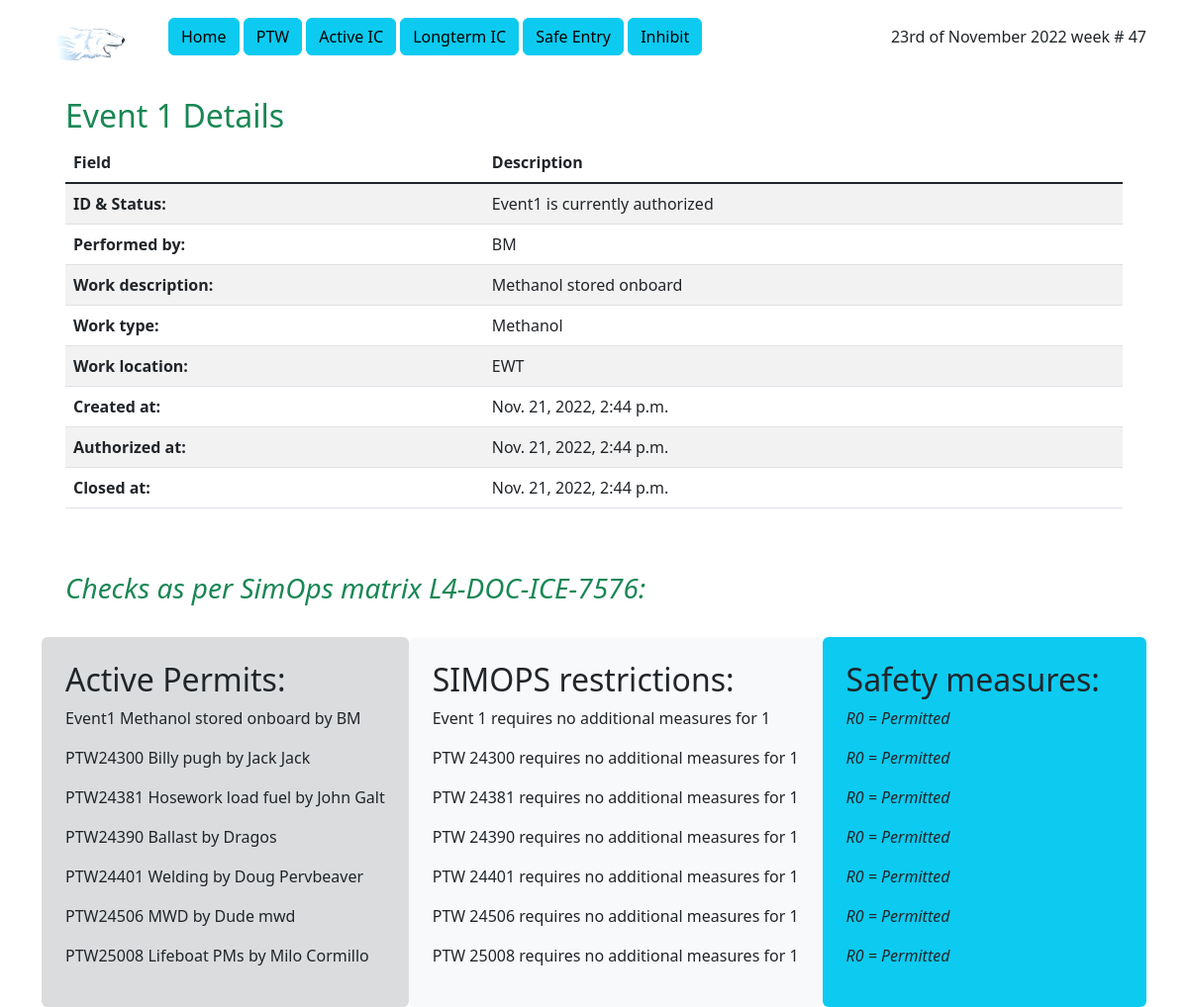
The page /ptw/ptw/1/ on the database its author committed.
### ptw/models.py (models this page shows, shortened)
class PTW(models.Model):
    prefix = models.CharField(max_length=5, choices=[
        ('PTW', 'PTW'),
        ('HVPTW', 'HVPTW'),
        ('HVSFT', 'HVSFT'),
        ('Event', 'Event'),
    ], default='PTW')
    id = models.IntegerField(primary_key=True)
    status = models.CharField(max_length=10, choices=[
        ('created', 'created'),
        ('authorized', 'authorized'),
        ('suspended', 'suspended'),
        ('closed', 'closed'),
        ('cancelled', 'cancelled')]
                              )
    created_at = models.DateTimeField(default=timezone.now)
    authorized_at = models.DateTimeField(default=timezone.now)
    closed_at = models.DateTimeField(default=timezone.now)
    planned_work_at = models.DateTimeField(default=timezone.now)
    work_description = models.CharField(max_length=64, default='TBC')
    work_type = models.CharField(max_length=64, choices=work_list, blank=True)
    work_location = models.CharField(max_length=64, default='TBC')
    performing_authority = models.CharField(max_length=64, blank=True)
    permit_audit = models.IntegerField(default=0)

class Restriction(models.Model):
    restriction = models.CharField(primary_key=True, max_length=3)
    restriction_details = models.CharField(max_length=200)
    is_self_restriction = models.BooleanField()

### ptw/views.py (the view)
# urls.py: path('ptw/<int:ptw_id>/', views.permit, name='detail'),
def permit(request, ptw_id):
    this_permit = get_object_or_404(PTW, pk=ptw_id)
    active_ptws = PTW.objects.filter(status__exact='authorized')
    simops = SIMOPS.objects.all( )
    restrictions = []
    descriptions = []
    for active in active_ptws:
        try:
            obj = simops.get(work_type_1__exact=this_permit.work_type, work_type_2__exact=active.work_type)
            desc = Restriction.objects.get(restriction__exact=obj.restriction)
            restrictions.append(obj)
            descriptions.append(desc)
        except ObjectDoesNotExist:
            no_rest = Restriction.objects.get(restriction__exact='R0')
            restrictions.append(f'{active.prefix} {active.id} requires no additional measures for {this_permit.id}')
            descriptions.append(no_rest)
    context = {'this_permit': this_permit,
               'active_ptws': active_ptws,
               'simops': simops,
               'restrictions': restrictions,
               'descriptions': descriptions,
               }
    return render(request, 'ptw/detail.html', context)

### ptw/templates/ptw/detail.html
{% extends 'ptw/nav.html' %}
{% block content %}
<div class="col-md p-4">
            <h2 class="text-success">{{ this_permit.prefix }} {{ this_permit.id }} Details</h2>
                <table class="table table-striped table-hover">
                    <thead>
                        <tr>
                            <th scope="col">Field</th>
                            <th scope="col">Description</th>
                        </tr>
                    </thead>
                    <tbody class="table-group-divider">
                        <tr>
                            <th scope="row">ID & Status:</th>
                            <td>{{ this_permit.prefix }}{{ this_permit.id }} is currently {{ this_permit.status }}</td>
                        </tr>
                        <tr>
                            <th scope="row">Performed by:</th>
                            <td>{{ this_permit.performing_authority }}</td>
                        </tr>
                        <tr>
                            <th scope="row">Work description:</th>
                            <td>{{ this_permit.work_description }}</td>
                        </tr>
                        <tr>
                            <th scope="row">Work type:</th>
                            <td>{{ this_permit.work_type }}</td>
                        </tr>
                        <tr>
                            <th scope="row">Work location:</th>
                            <td>{{ this_permit.work_location }}</td>
                        </tr>
                        <tr>
                            <th scope="row">Created at:</th>
                            <td>{{ this_permit.created_at }}</td>
                        </tr>
                        <tr>
                            <th scope="row">Authorized at:</th>
                            <td>{{ this_permit.authorized_at }}</td>
                        </tr>
                        <tr>
                            <th scope="row">Closed at:</th>
                            <td>{{ this_permit.authorized_at }}</td>
                        </tr>
                    </tbody>
                </table>
</div>
<h3 class="fst-italic text-success p-4">Checks as per SimOps matrix L4-DOC-ICE-7576:</h3>
<div class="container">
    <div class="row justify-content-start gy-5 text-truncate">
        <div class="col-sm bg-secondary bg-opacity-25 rounded p-4">
            <h2>Active Permits:</h2>
            {% if active_ptws %}
                {% for permit in active_ptws %}
                    <p>{{ permit.prefix }}{{ permit.id }} {{ permit.work_description }} by {{ permit.performing_authority }} </p>
                {% endfor %}
            {% endif %}
        </div>
        <div class="col-sm bg-light rounded p-4">
            <h2>SIMOPS restrictions:</h2>
                {% if restrictions %}
                    {% for item in restrictions %}
                         <p>{{ item }}</p>
                    {% endfor %}
                {% endif %}
        </div>
        <div class="col-sm bg-info rounded p-4">
        <h2>Safety measures:</h2>
        {% if descriptions %}
             {% for desc in descriptions %}
                 <p class="text fst-italic">{{ desc.restriction }} = {{ desc.restriction_details }}</p>
             {% endfor %}
        {% endif %}
        </div>
</div>
</div>
{% endblock %}

### rows shown on the page
PTW: prefix "Event", id "1", status "authorized", performing_authority "BM", work_description "Methanol stored onboard", work_type "Methanol", work_location "EWT", created_at "Nov. 21, 2022, 2:44 p.m.", authorized_at "Nov. 21, 2022, 2:44 p.m."
PTW: prefix "PTW", id "24300", work_description "Billy pugh", performing_authority "Jack Jack"
PTW: prefix "PTW", id "24381", work_description "Hosework load fuel", performing_authority "John Galt"
PTW: prefix "PTW", id "24390", work_description "Ballast", performing_authority "Dragos"
PTW: prefix "PTW", id "24401", work_description "Welding", performing_authority "Doug Pervbeaver"
PTW: prefix "PTW", id "24506", work_description "MWD", performing_authority "Dude mwd"
PTW: prefix "PTW", id "25008", work_description "Lifeboat PMs", performing_authority "Milo Cormillo"
Restriction: restriction "R0", restriction_details "Permitted"

### other values the page prints
{{ item }} "Event 1 requires no additional measures for 1" "PTW 24300 requires no additional measures for 1" "PTW 24381 requires no additional measures for 1" "PTW 24390 requires no additional measures for 1" "PTW 24401 requires no additional measures for 1" "PTW 24506 requires no additional measures for 1" "PTW 25008 requires no additional measures for 1"
